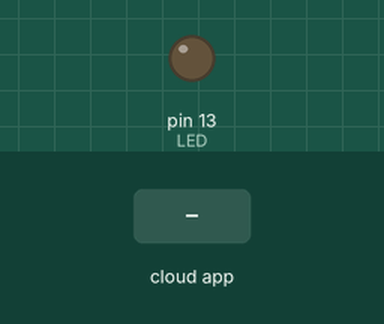
Bench run of a sketch on a simulated Arduino Uno, built with avr-gcc and run on an emulated ATmega328P. Shown: output pins drawn as LEDs (lit = HIGH). Inputs (shaded band) come from the test bench. The ROS host is connected and sends only what is stated.

Above: at 1.2 s.
1.3 s: the phone or cloud app sets other_msg to 0
At 1.8 s:
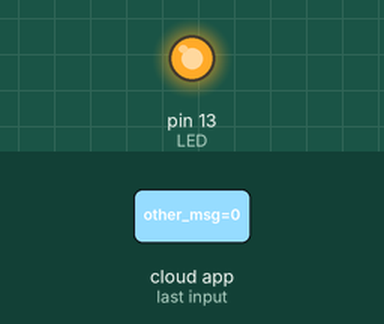
2.8 s: the phone or cloud app sets other_msg to 1
At 7.6 s:
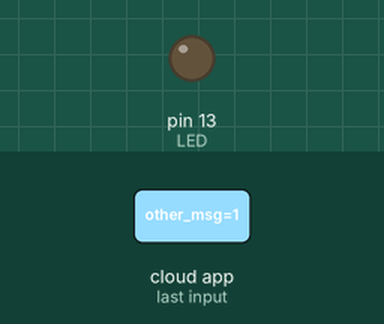
Timing chart, 0 to 9.1 s (numbered marks = the images above; inputs shaded):
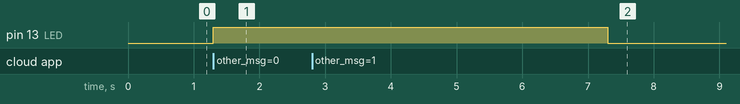

The sketch:

arduino_ros.ino
```cpp
#include <ros.h>
#include <std_msgs/String.h>

ros::NodeHandle nh;
std_msgs::String str_msg;
ros::Publisher pub("arduino_msg", &str_msg);

int LED = 13;

void message_ros(const std_msgs::String& ros_msg){
  String string_variable = ros_msg.data;
  digitalWrite(LED,HIGH);
  delay(3000);
  digitalWrite(LED,LOW);

  str_msg.data = "hola :)";
  pub.publish( &str_msg);

}

ros::Subscriber<std_msgs::String> sub("other_msg",&message_ros);

void setup(){
  nh.initNode();
  nh.advertise(pub);
  pinMode(LED, OUTPUT);
  nh.subscribe(sub);
}

void loop(){
  nh.spinOnce();
}
```

Measured:
- after the input at 1.3 s, pin 13 (LED): LOW → HIGH at once
- after the input at 2.8 s, pin 13 (LED): HIGH → LOW after 4.5 s instead of 1.5 s
